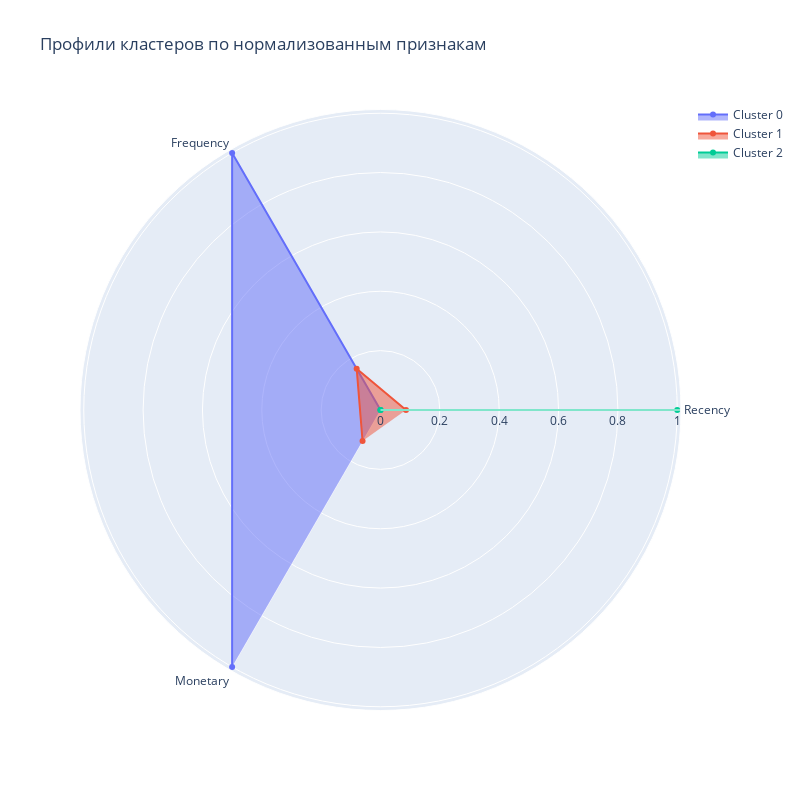

Notebook cell for this chart:
### Markdown cell above
Теперь у вас есть удобный инструмент для анализа профиля кластеров. Воспользуйтесь им, чтобы проинтерпретировать результаты, полученные на предыдущем шаге.

### Code cell
# Визуализируем профили кластеров
plot_cluster_profile(RFM_table.groupby('labels').mean(), 3)

### Figure 1 — Plotly figure (JSON) as saved in the notebook; plotly's stock layout.template omitted (floating-point values rounded to 4 significant figures)
{"data": [{"fill": "toself", "name": "Cluster 0", "r": [0, 1, 1], "theta": ["Recency", "Frequency", "Monetary"], "type": "scatterpolar"}, {"fill": "toself", "name": "Cluster 1", "r": [0.08586, 0.1606, 0.1209], "theta": ["Recency", "Frequency", "Monetary"], "type": "scatterpolar"}, {"fill": "toself", "name": "Cluster 2", "r": [1, 0, 0], "theta": ["Recency", "Frequency", "Monetary"], "type": "scatterpolar"}], "layout": {"autosize": false, "height": 800, "showlegend": true, "title": {"text": "Профили кластеров по нормализованным признакам"}, "width": 800}}
